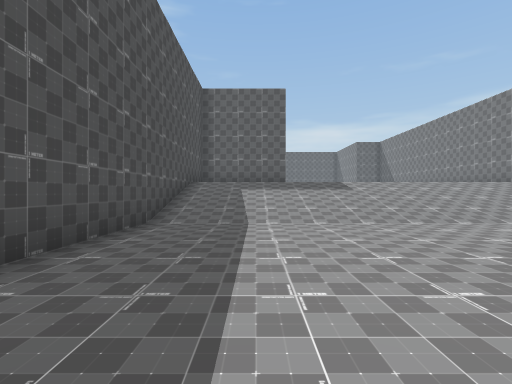
[1] (above)

24 first-person views from a walk through a Unity game level. The camera is 1.3 m above the floor, looks level and sees 85° across. The floor is counted in squares, 2 m on a side. Each view is taken from the middle of a square. On the plan, view 1 faces up. The plan holds only what a view shows up to about 9 squares ahead; the rest is blank. The place goes on beyond the plan. The player character is not drawn. Some animated figures are left out.

[2]
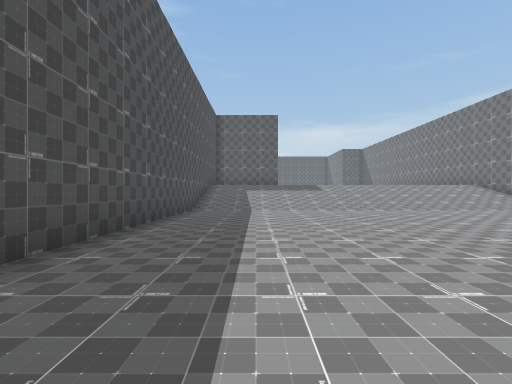

[3]
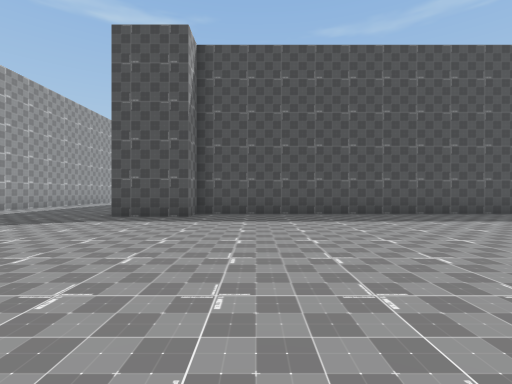

[4]
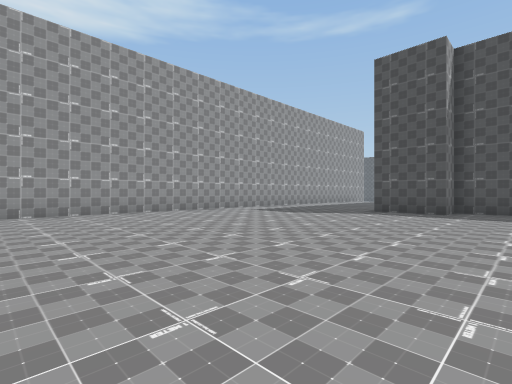

[5]
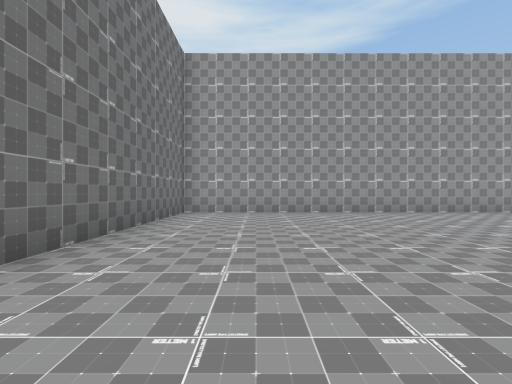

[6]
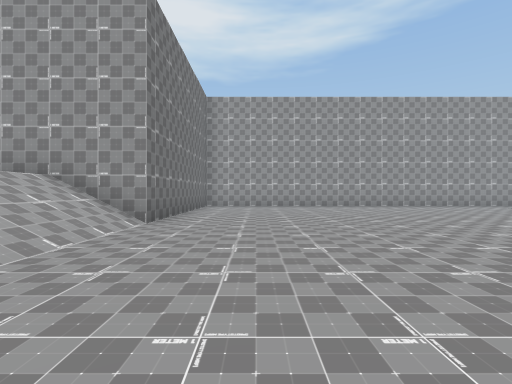

[7]
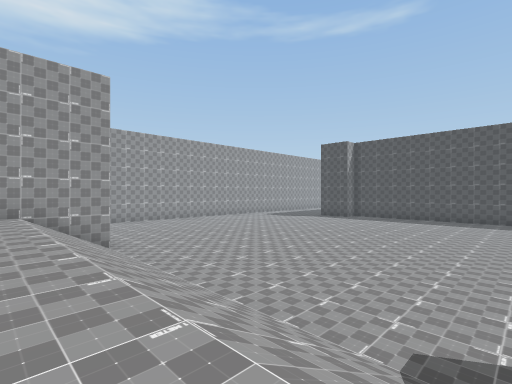

[8]
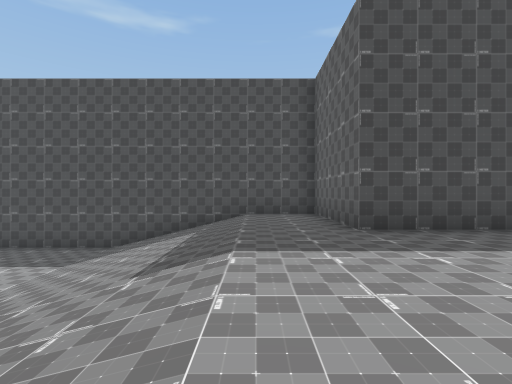

[9]
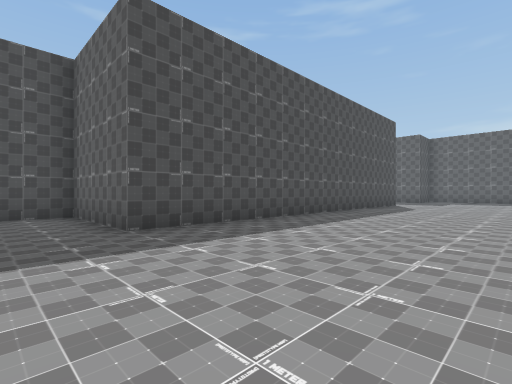

[10]
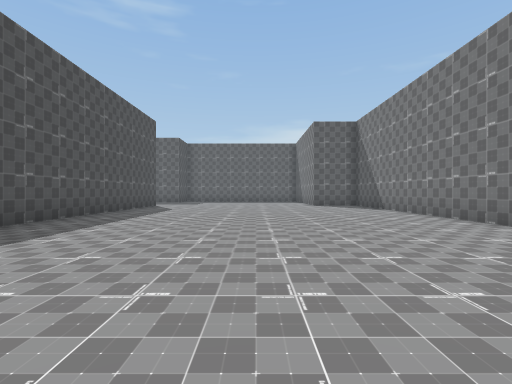

[11]
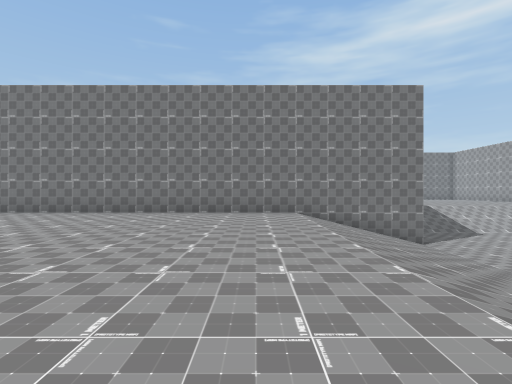

[12]
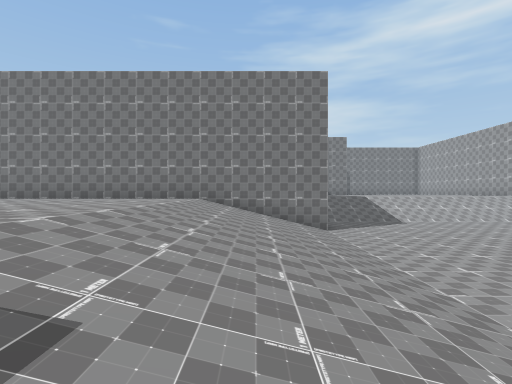

[13]
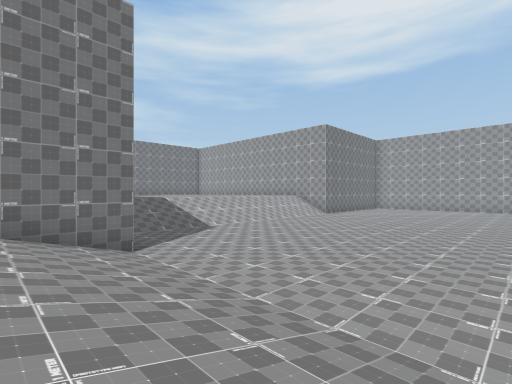

[14]
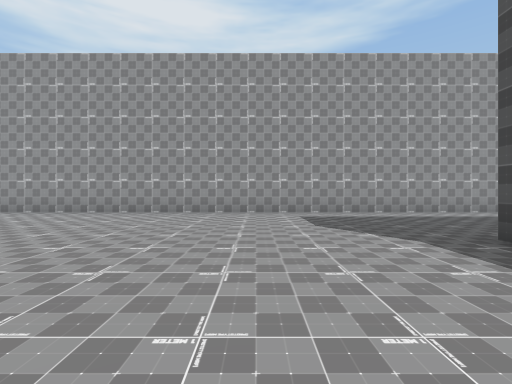

[15]
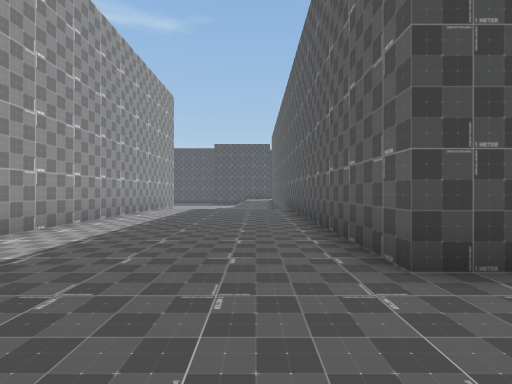

[16]
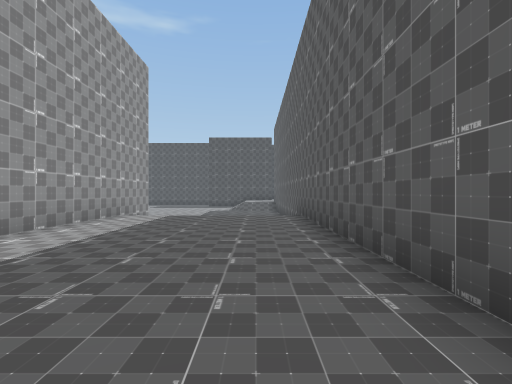

[17]
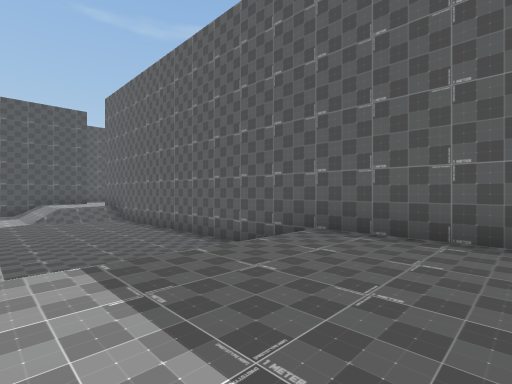

[18]
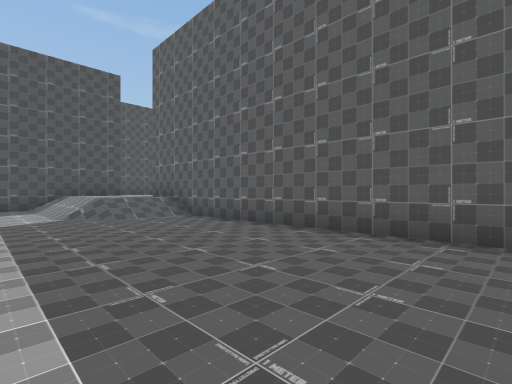

[19]
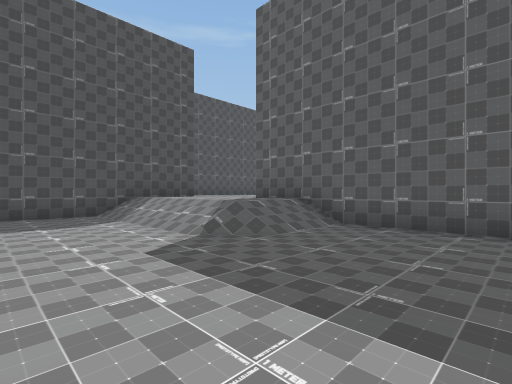

[20]
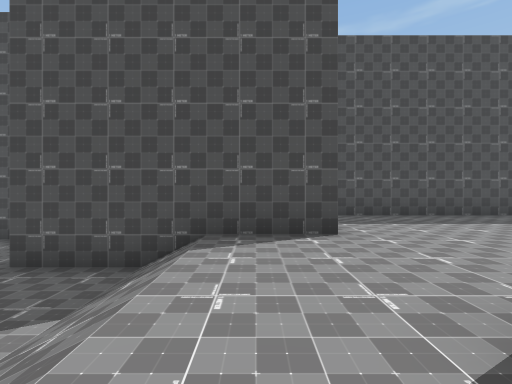

[21]
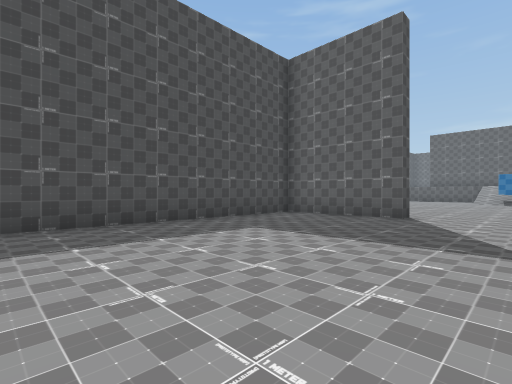

[22]
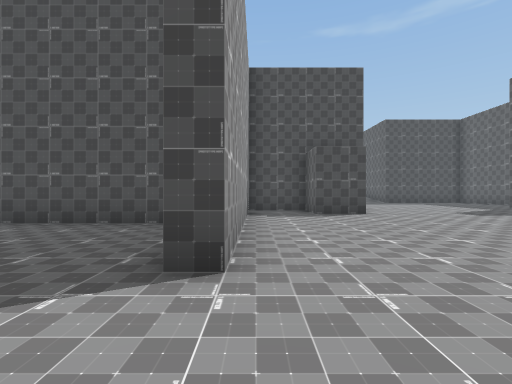

[23]
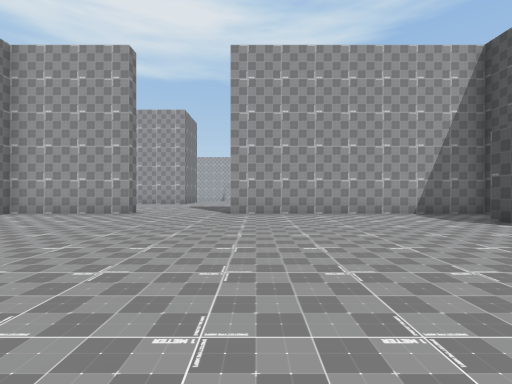

[24]
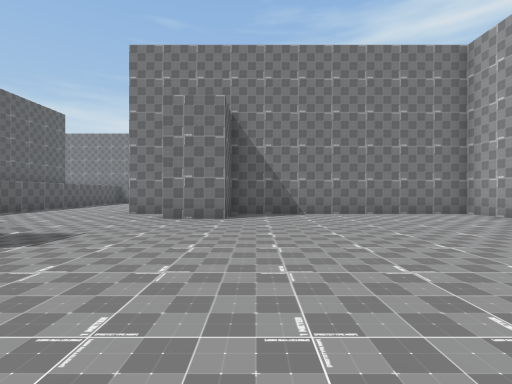

### Floor plan
Key: @ floor where view 1 was taken; # wall or solid block; . main floor; - floor 1 m lower than the main floor; : floor 2 m higher than the main floor; / step, stairs or slope.
Columns run from 32 left of view 1 to 16 right of it. Each row starts with its distance up from view 1.
 21                                     ::
 20                                  #:::::::::#
 19                                  #:::::::::#
 18                                  #:::::::::#
 17                                  #:::::::::#
 16                                  #:::::::::#
 15              ...                 #:::::::::#
 14             ....                 #:::::::::#
 13             ....                 #:::::::::#
 12           /.....             #####:::::::::#
 11          ......#             #:::::::::::::#
 10        ......#               #:::::::::::::#
  9  ...  .......###             #/////////////#
  8  ..............#             #/////////////#
  7  ..............#             #/////////////#
  6  ..............#             #/////////////#
  5  #.............#             #................/
  4  #.............#             #................/
  3  ..............#             #................  :
  2 #..............#             #................//:
  1 ########...#####             #................//:
  0     #......                  #..@.............//:
 -1     #......                  #................//:
 -2     #......                  #................//:
 -3     #......                  #................//:
 -4     #......                  #................//:
 -5     #......                  #................//:
 -6     #......                  ##...............###
 -7     #......####################...............#
 -8        #...../-------//.......................#
 -9        #...../------- /.......................#
-10        #//////------- /.......................#
-11        #------------- /.......................#
-12        #------------- /.......................#
-13        ----------    ##########################

Where each view was taken, in squares from view 1:
view 1: 0 up, 0 right, facing up
view 2: 4 down, 0 right, facing up
view 3: 4 down, 6 right, facing left
view 4: 4 down, 8 right, facing down-left
view 5: 4 down, 11 right, facing down
view 6: 0 up, 11 right, facing down
view 7: 3 up, 16 right, facing down-left
view 8: 10 up, 6 right, facing left
view 9: 10 up, 6 right, facing up-left
view 10: 11 up, 6 right, facing up
view 11: 11 up, 2 right, facing right
view 12: 8 up, 2 right, facing right
view 13: 8 up, 5 right, facing down-right
view 14: 4 down, 2 right, facing down
view 15: 9 down, 1 right, facing left
view 16: 9 down, 2 left, facing left
view 17: 12 down, 7 left, facing up-left
view 18: 12 down, 12 left, facing up-left
view 19: 13 down, 16 left, facing up-left
view 20: 9 down, 20 left, facing left
view 21: 6 down, 22 left, facing up-left
view 22: 2 up, 22 left, facing left
view 23: 10 up, 25 left, facing down
view 24: 8 up, 26 left, facing right
